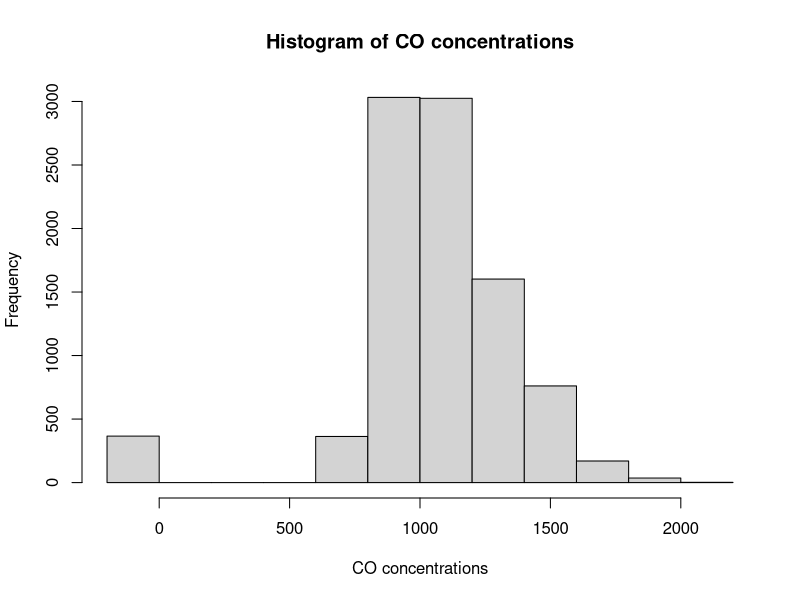
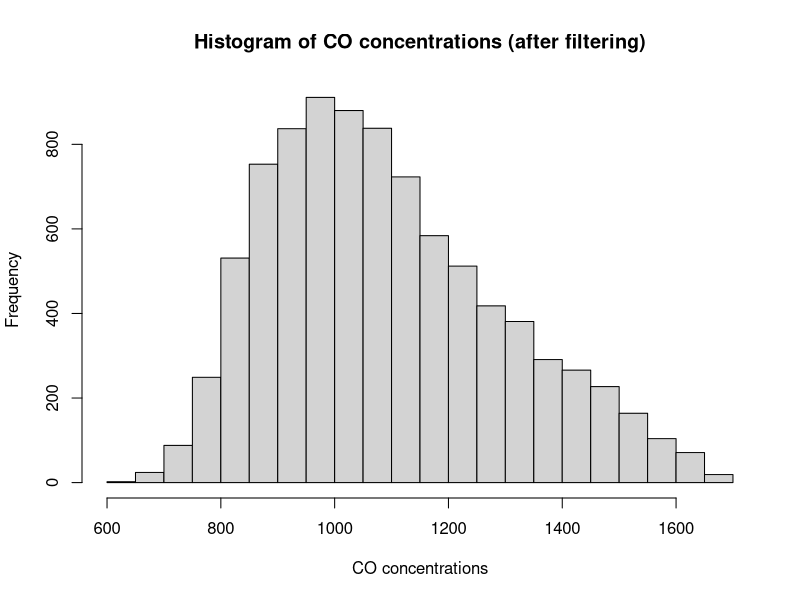
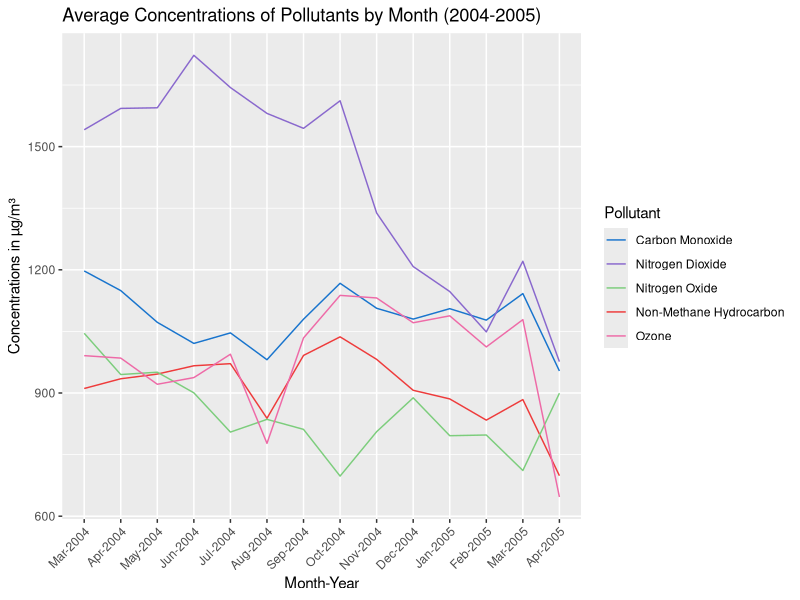
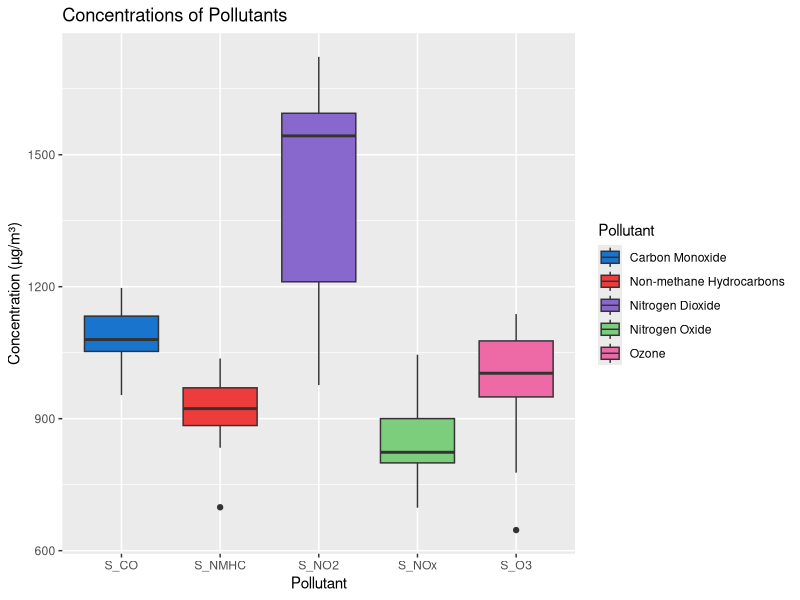
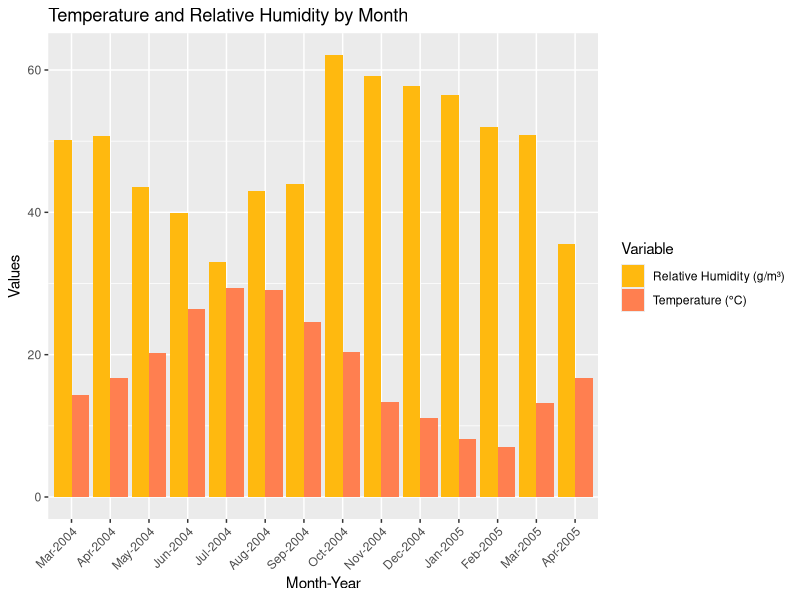
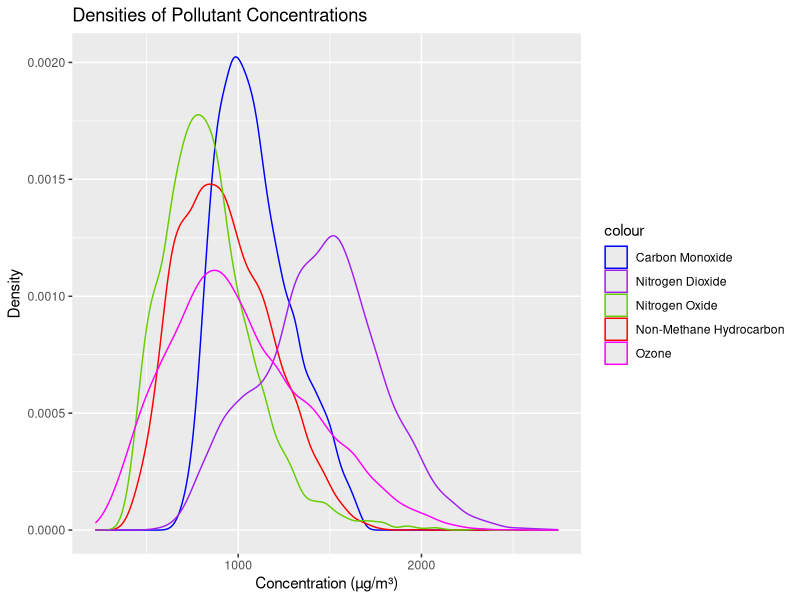
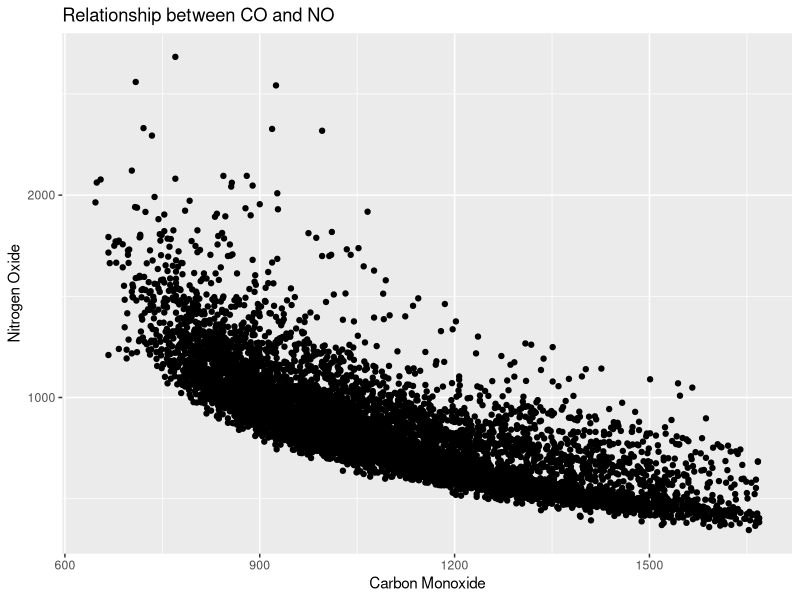
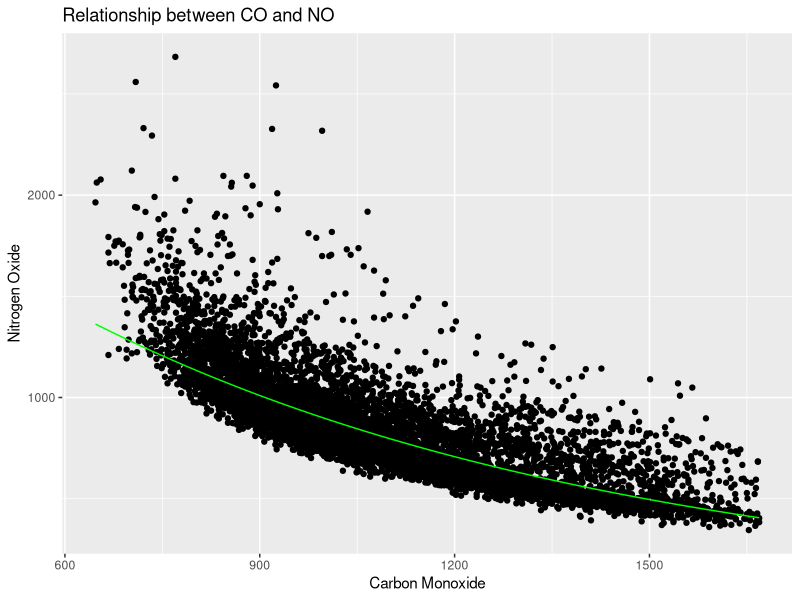

These charts were generated, in order, by the following R code:
## ---- chunk 1
library(readxl)
library(ggplot2)
library(lubridate)
library(tidyverse)
library(dplyr)
## ---- chunk 2
#| code-fold: true
air <- read_excel("AirQualityUCI.xls")
head(air)
## ---- chunk 3
#| code-fold: true
# Rename columns 3-12
air <- air %>% 
  rename(
    CO = `CO(GT)`,
    S_CO = `PT08.S1(CO)`,
    NMHC = `NMHC(GT)`,
    S_NMHC = `PT08.S2(NMHC)`,
    C6H6 = `C6H6(GT)`,
    NOx = `NOx(GT)`,
    S_NOx = `PT08.S3(NOx)`,
    NO2 = `NO2(GT)`,
    S_NO2 = `PT08.S4(NO2)`,
    S_O3 = `PT08.S5(O3)`
  )
## ---- chunk 4
#| code-fold: true
#Summarize dataset (excluding Date and Time columns)
summary(air[, -c(1, 2)])
## ---- chunk 5
#| code-fold: true
# Histogram for S_CO 
hist(air$S_CO,
     main = "Histogram of CO concentrations",
     xlab = "CO concentrations")
## ---- chunk 6
#| code-fold: true
# Calculate IQR
Q1 <- quantile(air$S_CO, 0.25, na.rm = TRUE)
Q3 <- quantile(air$S_CO, 0.75, na.rm = TRUE)
IQR <- Q3 - Q1

# Define outlier bounds
lower_bound <- Q1 - 1.5 * IQR
upper_bound <- Q3 + 1.5 * IQR

# Filter rows to remove outliers
air_filtered <- air[air$S_CO >= lower_bound & air$S_CO <= upper_bound, ]
## ---- chunk 7
#| code-fold: true
hist(air_filtered$S_CO,
     main = "Histogram of CO concentrations (after filtering)",
     xlab = "CO concentrations")
## ---- chunk 8
#| code-fold: true
# Reassign original dataset with filtered dataset
air <- air_filtered

# Convert 'Date' column to y-m-d format
air$Date <- ymd(air$Date)

# Create numerical Month and Year columns
air <- air %>%
  mutate(
    Month = month(Date, label = TRUE), # Extracts month as a numeric value (1-12)
    Year = year(Date)    # Extracts year
  )

# Group by Year and Month for summarization
airM <- air %>%
  group_by(Year, Month) %>%
  summarize(across(where(is.numeric), 
                   ~mean(., na.rm = TRUE)),
            .groups = "drop")

head(airM, 5)
## ---- chunk 9
#| code-fold: true
# Disregard non-sensor pollutant measurements 
airM <- airM[ ,-c(3,5,6,8,10)]

head(airM, 5)
## ---- chunk 10
#| code-fold: true
# Plot monthly Concentrations
airM %>%
  # Use interaction to combine Month and Year
  ggplot(aes(x = interaction(Month, Year, sep = "-"))) +
  # Add points and lines for different pollutants
  geom_line(aes(y = S_CO, color = "Carbon Monoxide", group = 1)) +
  geom_line(aes(y = S_NMHC, color = "Non-Methane Hydrocarbon", group = 2)) +
  geom_line(aes(y = S_NOx, color = "Nitrogen Oxide", group = 3)) +
  geom_line(aes(y = S_NO2, color = "Nitrogen Dioxide", group = 3)) +
  geom_line(aes(y = S_O3, color = "Ozone", group = 3)) +
  labs(
    title = "Average Concentrations of Pollutants by Month (2004-2005)",
    x = "Month-Year",
    y = "Concentrations in µg/m³"
  ) +
  scale_color_manual(
    values = c("Carbon Monoxide" = "dodgerblue3", 
               "Non-Methane Hydrocarbon" = "brown2", 
               "Nitrogen Oxide" = "palegreen3",
               "Nitrogen Dioxide" = "mediumpurple3",
               "Ozone" = "hotpink2"),
    name = "Pollutant"
  ) +
  theme(axis.text.x = element_text(angle = 45, hjust = 1))  # Rotate x-axis labels
## ---- chunk 11
#| code-fold: true
# Pivot data frame by Pollutant 
airM_2 <- airM %>%
  pivot_longer(
    cols = c(3:7), 
    names_to = "Pollutant", 
    values_to = "Concentration"
  )

# Plot Pollutant Concentrations 
airM_2 %>% 
  ggplot(aes(x = Pollutant)) +
  geom_boxplot(aes(y = Concentration, fill = Pollutant), size = 0.5) +
  labs(
    title = "Concentrations of Pollutants",
    x = "Pollutant",
    y = "Concentration (µg/m³)"
  ) +
  scale_fill_manual(
    values = c("dodgerblue3", "brown2", "mediumpurple3", "palegreen3", "hotpink2"), # Specify colors for each pollutant
    labels = c("Carbon Monoxide", "Non-methane Hydrocarbons", "Nitrogen Dioxide", "Nitrogen Oxide", "Ozone")
  )
## ---- chunk 12
#| code-fold: true
# Plot monthly Temperatures & Relative Humidity 
airM %>%
  pivot_longer(
    cols = c(RH, T), 
    names_to = "Variable", 
    values_to = "Value"
  ) %>%
  ggplot(aes(x = interaction(Month, Year, sep = "-"), y = Value, fill = Variable)) +
  geom_col(position = "dodge") +
  labs(
    title = "Temperature and Relative Humidity by Month",
    x = "Month-Year",
    y = "Values",
    fill = "Variable"
  ) +
  scale_fill_manual(
    values = c("T" = "coral", "RH" = "darkgoldenrod1"),
    labels = c("T" = "Temperature (°C)", "RH" = "Relative Humidity (g/m³)")
  ) +
  theme(axis.text.x = element_text(angle = 45, hjust = 1))
## ---- chunk 13
#| code-fold: true
ggplot() +
  geom_density(data = air_filtered, aes(x=S_CO, color="Carbon Monoxide")) +
  geom_density(data = air_filtered, aes(x=S_NMHC, color="Non-Methane Hydrocarbon")) +
  geom_density(data = air_filtered, aes(x=S_NOx, color="Nitrogen Oxide")) +
  geom_density(data = air_filtered, aes(x=S_NO2, color="Nitrogen Dioxide")) +
  geom_density(data = air_filtered, aes(x=S_O3, color="Ozone")) +
  labs(title = "Densities of Pollutant Concentrations", x = "Concentration (µg/m³)", y = "Density") +
  scale_color_manual(values = c("Carbon Monoxide" = "blue", "Non-Methane Hydrocarbon" = "red", "Nitrogen Oxide" = "chartreuse3","Nitrogen Dioxide" = "purple","Ozone"  = "magenta"))
## ---- chunk 14
# Regression Analysis

# Plot the relationship between CO and NO
ggplot(data = air) +
  geom_point(aes(x=S_CO, y = S_NOx)) + 
  labs(
    title = "Relationship between CO and NO",
    x = "Carbon Monoxide",
    y = "Nitrogen Oxide")

# Generate some statistics
model1 <- lm(log(S_NOx) ~ (S_CO), data = air)
summary(model1)
## ---- chunk 15
# Conduct a regression analysis

ggplot(data = air) +
  geom_point(aes(x = S_CO, y = S_NOx)) +  
  geom_line(
    data = air,
    aes(x = S_CO, y = exp(predict(model1, newdata = air))),  
    color = "green"
  ) +
  labs(
    title = "Relationship between CO and NO",
    x = "Carbon Monoxide",
    y = "Nitrogen Oxide"
  )
